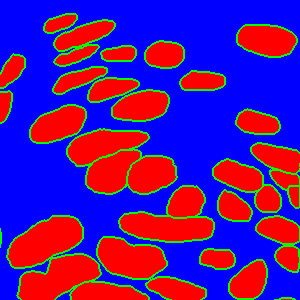
#> input picture tests/data/example_nucleus.png, 300 x 300 px
$ python -i unet_map.py   (imports and definitions only)
#> lines starting #> are read from the running program, lines starting #| are printed output that depends on the picture
import numpy as np
from scipy.ndimage import distance_transform_edt
from skimage import morphology, measure
from skimage.morphology import remove_small_objects


class UNetLabelMake(object):
    """
    Input annotation must be of original shape.

    Perform following operation:
        1) Remove the 1px of boundary of each instance
           to create separation between touching instances
        2) Generate the weight map from the result of 1)
           according to the unet paper equation (2).

    The weight map generation follw this equation:
        `w(x) = w_{c}(x) + w_{0} \\cdot exp(- \\frac{(d_{1}(x) + d_{2}(x))^{2}}{2\\sigma^{2}})`
    where:
        w_{c} denotes the weight map to balance the class frequencies.
        d_{1} denotes the distance to the border of the nearest cell.
        d_{2} denotes the distance to the border of the second nearest cell.

    Args:
        wc (dict)        : Dictionary of weight classes.
        w0 (int/float)   : Border weight parameter.
        sigma (int/float): Border width parameter.
    """

    def __init__(self, wc=None, w0=10.0, sigma=5.0):
        super(UNetLabelMake, self).__init__()
        self.wc = wc
        self.w0 = w0
        self.sigma = sigma

    # [60 lines left out: functions _fix_inst, _remove_1px_boundary, _get_weight_map, not called in this run]

    def __call__(self, data):
        inst_gt = data['inst_gt']
        sem_gt = data['sem_gt']
        inst_gt = self._fix_inst(inst_gt)
        sem_gt[inst_gt == 0] = 0
        data['sem_gt'] = sem_gt

        # setting 1 boundary pix of each instance to background
        inst_gt = self._remove_1px_boundary(inst_gt)
        sem_gt_inner = sem_gt.copy()
        sem_gt_inner[inst_gt == 0] = 0

        # cant do the shortcut because near2 also needs instances
        # outside of cropped portion
        inst_ids = np.unique(inst_gt)
        inst_ids = list(inst_ids[inst_ids > 0])
        wmap = self._get_weight_map(inst_gt, inst_ids)

        if self.wc is None:
            wmap += 1  # uniform weight for all classes
        else:
            class_weights = np.zeros_like(inst_gt.shape[:2])
            for class_id, class_w in self.wc.items():
                class_weights[inst_gt == class_id] = class_w
            wmap += class_weights

        data['loss_weight_map'] = wmap
        data['sem_gt_inner'] = sem_gt_inner
        data['seg_fields'].append('sem_gt_inner')

        return data

>>> import cv2
>>> picture = cv2.imread('../../../tests/data/example_nucleus.png', cv2.IMREAD_GRAYSCALE)
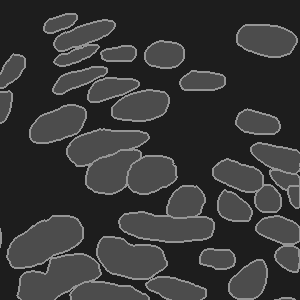
#> picture: shape (300, 300); min 29, max 149, mean 55.5
>>> result = UNetLabelMake()(picture)
#> (the run stopped early here; a loop or call above may not have finished)
